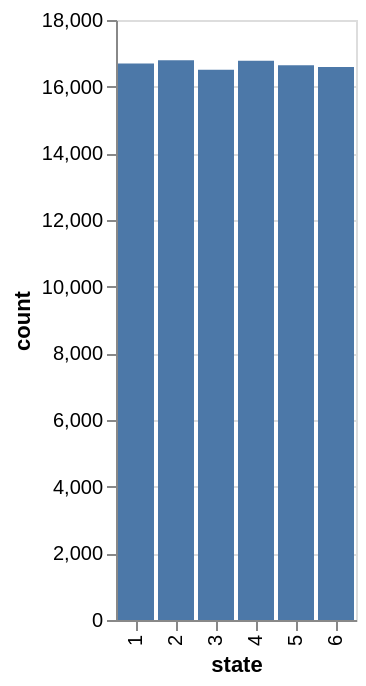

This figure's notebook cell:
### Code cell
import pandas as pd

die_rolls = pd.DataFrame({
    'state': possible_states,
    'count': [counts.get(state, 0) for state in possible_states]
})

print(die_rolls)

alt.Chart(die_rolls).mark_bar().encode(
    x='state:O',
    y='count'
)

### Figure 1 — Vega-Lite specification as saved in the notebook (floating-point values rounded to 4 significant figures)
{"config": {"view": {"continuousWidth": 300, "continuousHeight": 300}}, "data": {"name": "data-b3d817d3a678e9533b4275ef064267f6"}, "mark": {"type": "bar"}, "encoding": {"x": {"field": "state", "type": "ordinal"}, "y": {"field": "count", "type": "quantitative"}}, "$schema": "https://vega.github.io/schema/vega-lite/v6.1.0.json", "datasets": {"data-b3d817d3a678e9533b4275ef064267f6": [{"state": 1, "count": 16692}, {"state": 2, "count": 16789}, {"state": 3, "count": 16510}, {"state": 4, "count": 16781}, {"state": 5, "count": 16641}, {"state": 6, "count": 16587}]}}
